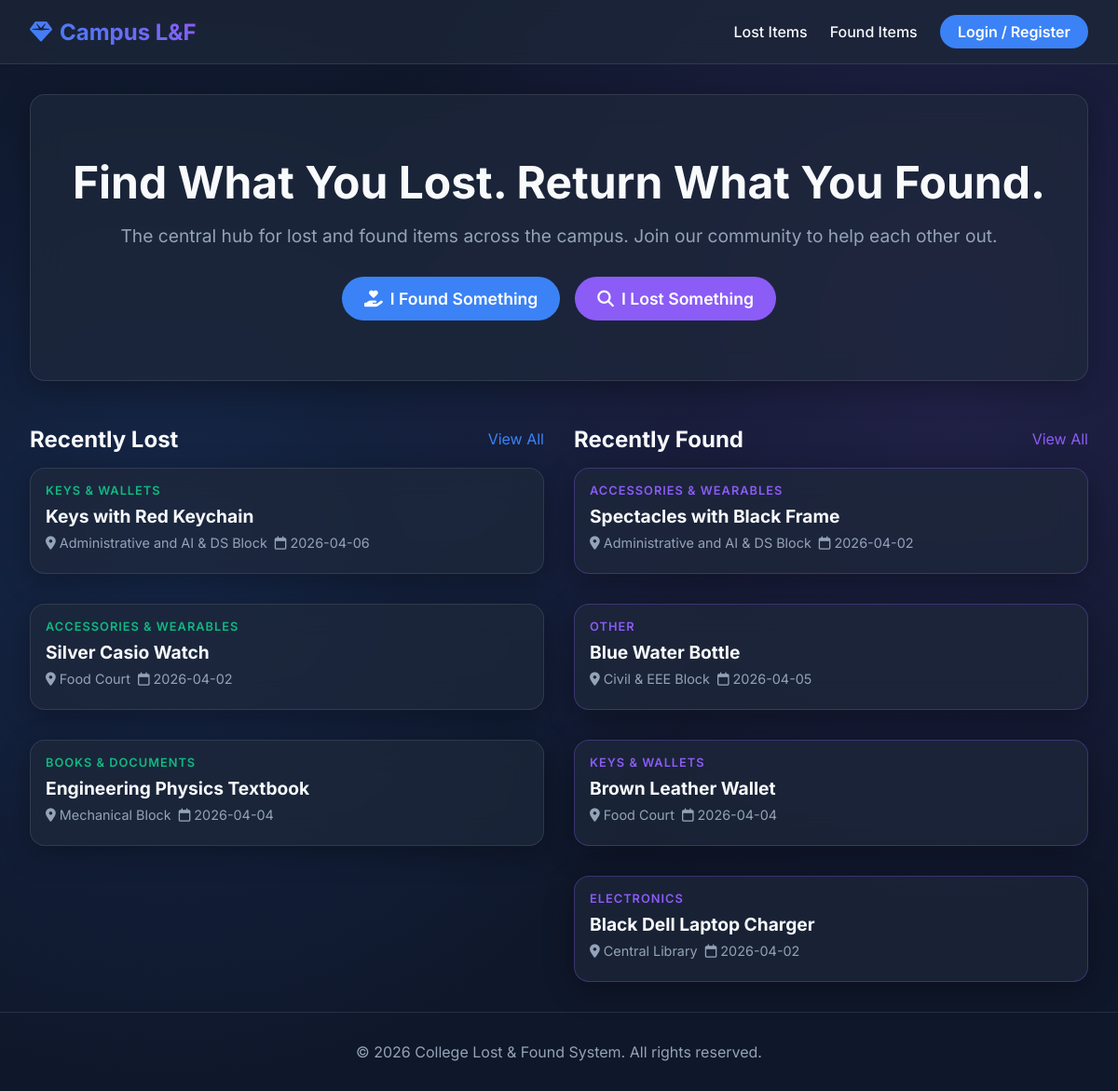
The page / on the database its author committed.
### models.py (models this page shows)
class Item(db.Model):
    id = db.Column(db.Integer, primary_key=True)
    title = db.Column(db.String(100), nullable=False)
    category = db.Column(db.String(50), nullable=False)
    description = db.Column(db.Text, nullable=False)
    date = db.Column(db.Date, nullable=False)
    location = db.Column(db.String(100), nullable=False)
    image_filename = db.Column(db.String(200), nullable=True)
    type = db.Column(db.String(10), nullable=False) # 'lost' or 'found'
    status = db.Column(db.String(20), default='open') # open, resolved, matched
    matched_with_id = db.Column(db.Integer, db.ForeignKey('item.id'), nullable=True)
    user_id = db.Column(db.Integer, db.ForeignKey('user.id'), nullable=False)
    created_at = db.Column(db.DateTime, default=datetime.utcnow)
    matched_item = db.relationship('Item', remote_side=[id], post_update=True)

### app.py (the view)
@app.route('/')
def index():
    recent_lost = Item.query.filter_by(type='lost', status='open').order_by(Item.created_at.desc()).limit(4).all()
    recent_found = Item.query.filter_by(type='found', status='open').order_by(Item.created_at.desc()).limit(4).all()
    return render_template('index.html', recent_lost=recent_lost, recent_found=recent_found)

### templates/index.html
{% extends "base.html" %}
{% block content %}
<section class="hero glass-card" style="margin-bottom: 3rem;">
    <h1>Find What You Lost. Return What You Found.</h1>
    <p>The central hub for lost and found items across the campus. Join our community to help each other out.</p>
    <div class="hero-actions">
        <a href="{{ url_for('report_item', item_type='found') }}" class="btn-primary" style="font-size: 1.1rem; padding: 0.8rem 1.5rem;">
            <i class="fa-solid fa-hand-holding-heart"></i> I Found Something
        </a>
        <a href="{{ url_for('report_item', item_type='lost') }}" class="btn-secondary" style="font-size: 1.1rem; padding: 0.8rem 1.5rem;">
            <i class="fa-solid fa-magnifying-glass"></i> I Lost Something
        </a>
    </div>
</section>
<div style="display: flex; gap: 2rem; flex-wrap: wrap;">
    <div style="flex: 1; min-width: 300px;">
        <div style="display: flex; justify-content: space-between; align-items: center; margin-bottom: 1rem;">
            <h2>Recently Lost</h2>
            <a href="{{ url_for('items', type='lost') }}" style="color: var(--primary-color);">View All</a>
        </div>
        {% if recent_lost %}
            <div class="grid" style="grid-template-columns: 1fr; margin-top: 0;">
                {% for item in recent_lost %}
                    <div class="item-card glass-card" style="padding: 1rem;">
                        <span class="item-category">{{ item.category }}</span>
                        <h3 class="item-title" style="margin-bottom: 0.5rem;"><a href="{{ url_for('item_detail', id=item.id) }}">{{ item.title }}</a></h3>
                        <div class="item-meta">
                            <span><i class="fa-solid fa-location-dot"></i> {{ item.location }}</span>
                            <span><i class="fa-regular fa-calendar"></i> {{ item.date.strftime('%Y-%m-%d') }}</span>
                        </div>
                    </div>
                {% endfor %}
            </div>
        {% else %}
            <div class="glass-card" style="text-align: center; color: var(--text-muted); padding: 2rem;">
                No recent lost items.
            </div>
        {% endif %}
    </div>
    <div style="flex: 1; min-width: 300px;">
        <div style="display: flex; justify-content: space-between; align-items: center; margin-bottom: 1rem;">
            <h2>Recently Found</h2>
            <a href="{{ url_for('items', type='found') }}" style="color: var(--secondary-color);">View All</a>
        </div>
        {% if recent_found %}
            <div class="grid" style="grid-template-columns: 1fr; margin-top: 0;">
                {% for item in recent_found %}
                    <div class="item-card glass-card" style="padding: 1rem; border-color: rgba(139, 92, 246, 0.3);">
                        <span class="item-category" style="color: var(--secondary-color);">{{ item.category }}</span>
                        <h3 class="item-title" style="margin-bottom: 0.5rem;"><a href="{{ url_for('item_detail', id=item.id) }}">{{ item.title }}</a></h3>
                        <div class="item-meta">
                            <span><i class="fa-solid fa-location-dot"></i> {{ item.location }}</span>
                            <span><i class="fa-regular fa-calendar"></i> {{ item.date.strftime('%Y-%m-%d') }}</span>
                        </div>
                    </div>
                {% endfor %}
            </div>
        {% else %}
            <div class="glass-card" style="text-align: center; color: var(--text-muted); padding: 2rem;">
                No recent found items.
            </div>
        {% endif %}
    </div>
</div>
{% endblock %}

### static/css/style.css (style rules this page uses)
:root { --bg-color: #0f172a; --text-color: #f8fafc; --text-muted: #94a3b8; --primary-color: #3b82f6; --primary-hover: #2563eb; --secondary-color: #8b5cf6; --secondary-hover: #7c3aed; --accent-color: #10b981; --danger-color: #ef4444; --glass-bg: rgba(30, 41, 59, 0.7); --glass-border: rgba(255, 255, 255, 0.1); --glass-shadow: 0 8px 32px 0 rgba(0, 0, 0, 0.3); }
* { box-sizing: border-box; margin: 0; padding: 0; }
body { font-family: 'Inter', sans-serif; background: var(--bg-color); background-image: radial-gradient(circle at 15% 50%, rgba(59, 130, 246, 0.15) 0%, transparent 50%), radial-gradient(circle at 85% 30%, rgba(139, 92, 246, 0.15) 0%, transparent 50%); background-attachment: fixed; color: var(--text-color); min-height: 100vh; overflow-x: hidden; }
a { text-decoration: none; color: inherit; }
.btn-primary, .btn-secondary, .btn-danger, .btn-submit { padding: 0.5rem 1.2rem; border-radius: 999px; font-weight: 600; cursor: pointer; transition: all 0.3s ease; border: none; display: inline-flex; align-items: center; gap: 0.5rem; }
.btn-primary { background: var(--primary-color); color: #fff; }
.btn-secondary { background: var(--secondary-color); color: #fff; }
.glass-card { background: var(--glass-bg); backdrop-filter: blur(16px); -webkit-backdrop-filter: blur(16px); border: 1px solid var(--glass-border); border-radius: 1rem; padding: 2rem; box-shadow: var(--glass-shadow); }
.hero { text-align: center; padding: 4rem 0; }
.hero h1 { font-size: 3rem; margin-bottom: 1rem; }
.hero p { font-size: 1.2rem; color: var(--text-muted); margin-bottom: 2rem; }
.hero-actions { display: flex; justify-content: center; gap: 1rem; }
.grid { display: grid; grid-template-columns: repeat(auto-fill, minmax(300px, 1fr)); gap: 2rem; margin-top: 2rem; }
.item-card { background: var(--glass-bg); border: 1px solid var(--glass-border); border-radius: 1rem; overflow: hidden; transition: transform 0.3s ease, box-shadow 0.3s ease; display: flex; flex-direction: column; }
.item-category { font-size: 0.8rem; text-transform: uppercase; letter-spacing: 1px; color: var(--accent-color); margin-bottom: 0.5rem; font-weight: 600; }
.item-title { font-size: 1.2rem; margin-bottom: 1rem; }
.item-meta { font-size: 0.9rem; color: var(--text-muted); display: flex; align-items: center; gap: 0.5rem; margin-bottom: 0.5rem; }

### rows shown on the page
Item: category "KEYS & WALLETS", title "Keys with Red Keychain", location "Administrative and AI & DS Block", date "2026-04-06"
Item: category "ACCESSORIES & WEARABLES", title "Silver Casio Watch", location "Food Court", date "2026-04-02"
Item: category "BOOKS & DOCUMENTS", title "Engineering Physics Textbook", location "Mechanical Block", date "2026-04-04"
Item: category "ACCESSORIES & WEARABLES", title "Spectacles with Black Frame", location "Administrative and AI & DS Block", date "2026-04-02"
Item: category "OTHER", title "Blue Water Bottle", location "Civil & EEE Block", date "2026-04-05"
Item: category "KEYS & WALLETS", title "Brown Leather Wallet", location "Food Court", date "2026-04-04"
Item: category "ELECTRONICS", title "Black Dell Laptop Charger", location "Central Library", date "2026-04-02"
